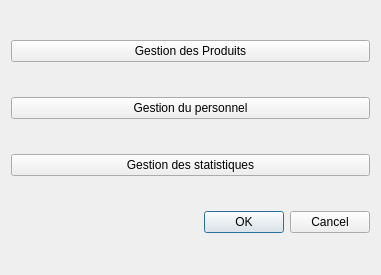
<?xml version="1.0" encoding="UTF-8"?>
<ui version="4.0">
 <class>gestionaires</class>
 <widget class="QDialog" name="gestionaires">
  <property name="geometry">
   <rect>
    <x>0</x>
    <y>0</y>
    <width>381</width>
    <height>275</height>
   </rect>
  </property>
  <property name="windowTitle">
   <string>Dialog</string>
  </property>
  <layout class="QVBoxLayout" name="verticalLayout">
   <item>
    <widget class="QPushButton" name="pushButton_gestProduit">
     <property name="text">
      <string>Gestion des Produits</string>
     </property>
    </widget>
   </item>
   <item>
    <widget class="QPushButton" name="pushButton_gestPersonnel">
     <property name="text">
      <string>Gestion du personnel</string>
     </property>
    </widget>
   </item>
   <item>
    <widget class="QPushButton" name="pushButton_gestStatistique">
     <property name="text">
      <string>Gestion des statistiques</string>
     </property>
    </widget>
   </item>
   <item>
    <widget class="QDialogButtonBox" name="buttonBox">
     <property name="orientation">
      <enum>Qt::Horizontal</enum>
     </property>
     <property name="standardButtons">
      <set>QDialogButtonBox::Cancel|QDialogButtonBox::Ok</set>
     </property>
    </widget>
   </item>
  </layout>
 </widget>
 <resources/>
 <connections>
  <connection>
   <sender>buttonBox</sender>
   <signal>accepted()</signal>
   <receiver>gestionaires</receiver>
   <slot>accept()</slot>
   <hints>
    <hint type="sourcelabel">
     <x>248</x>
     <y>254</y>
    </hint>
    <hint type="destinationlabel">
     <x>157</x>
     <y>274</y>
    </hint>
   </hints>
  </connection>
  <connection>
   <sender>buttonBox</sender>
   <signal>rejected()</signal>
   <receiver>gestionaires</receiver>
   <slot>reject()</slot>
   <hints>
    <hint type="sourcelabel">
     <x>316</x>
     <y>260</y>
    </hint>
    <hint type="destinationlabel">
     <x>286</x>
     <y>274</y>
    </hint>
   </hints>
  </connection>
 </connections>
</ui>
